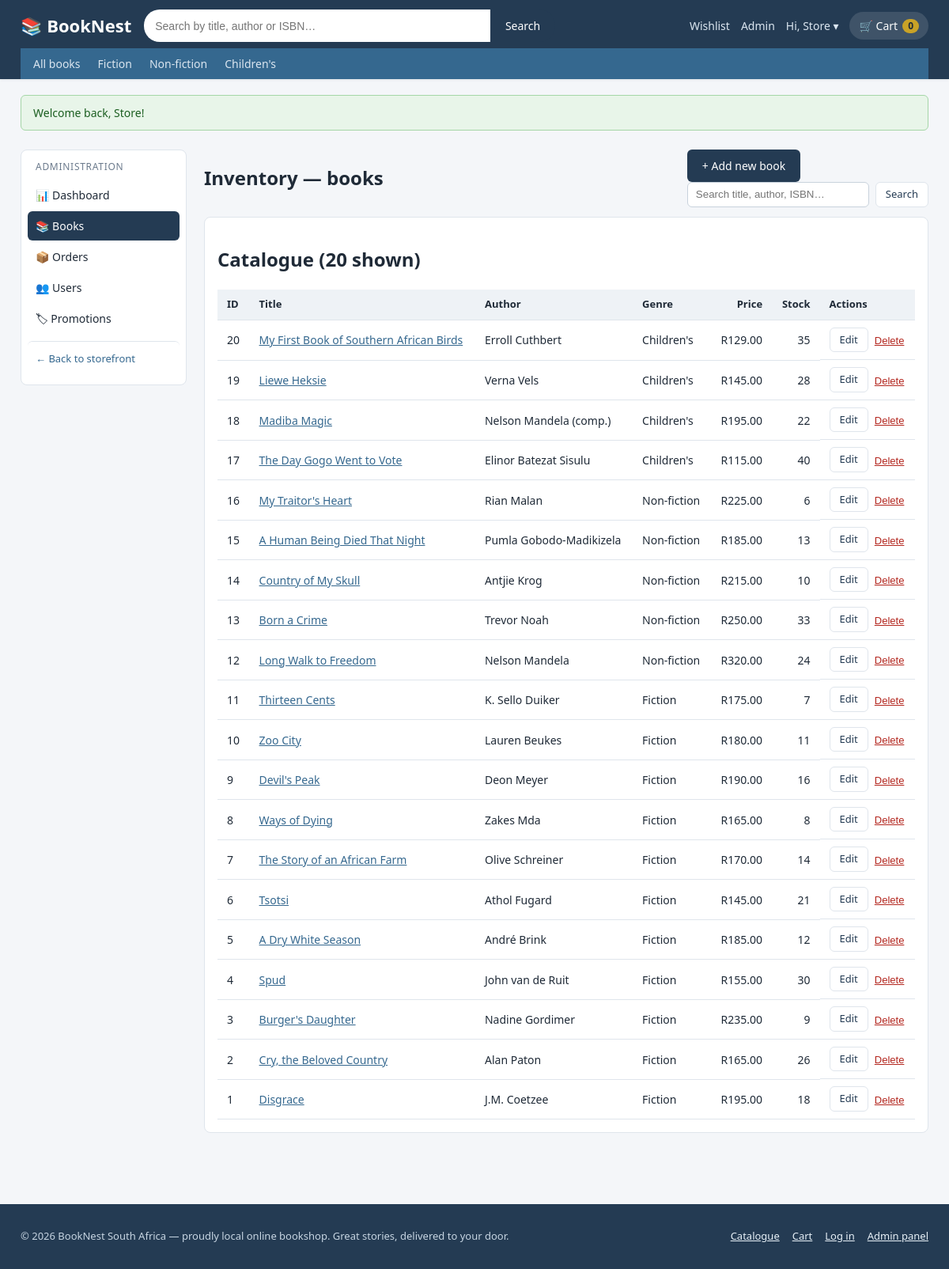
The app's page /admin/books.php (signed in) with its own data.
### tables this page shows
CREATE TABLE books (
    BookID    INT            NOT NULL AUTO_INCREMENT,
    Title     VARCHAR(200)   NOT NULL,
    Author    VARCHAR(120)   NOT NULL,
    Genre     VARCHAR(60)    NOT NULL,
    ISBN      VARCHAR(20)    NOT NULL,
    Price     DECIMAL(6,2)   NOT NULL,
    Stock     INT            NOT NULL DEFAULT 0,
    ImageURL  VARCHAR(255)   NULL,
    Synopsis  TEXT           NULL,
    PRIMARY KEY (BookID),
    UNIQUE KEY uq_books_isbn (ISBN),
    KEY idx_books_genre (Genre),
    KEY idx_books_title (Title)
);

### public/includes/db.php (called while the page is built, shortened)
<?php
final class DatabaseConnection
{
    private static ?DatabaseConnection $instance = null;
    private PDO $pdo;
    private function __construct()
    {
        $dsn = sprintf('mysql:host=%s;port=%d;dbname=%s;charset=utf8mb4',
            DB_HOST, DB_PORT, DB_NAME);
        $this->pdo = new PDO($dsn, DB_USER, DB_PASS, [
            PDO::ATTR_ERRMODE            => PDO::ERRMODE_EXCEPTION,
            PDO::ATTR_DEFAULT_FETCH_MODE => PDO::FETCH_ASSOC,
            PDO::ATTR_EMULATE_PREPARES   => false,
            PDO::ATTR_STRINGIFY_FETCHES  => false,
        ]);
    }
    public static function getInstance(): self
    {
        if (self::$instance === null) {
            self::$instance = new self();
        }
        return self::$instance;
    }
    public function pdo(): PDO
    {
        return $this->pdo;
    }
}

### public/includes/init.php (called while the page is built, shortened)
<?php
require_once __DIR__ . '/db.php';
require_once __DIR__ . '/functions.php';
function db(): PDO
{
    return DatabaseConnection::getInstance()->pdo();
}

### public/admin/books.php (the view, shortened to what this page needs)
<?php
require_once __DIR__ . '/../includes/init.php';
$errors = [];
$q       = get('q');
$editing = null;
$showForm = get('form') === '1' || $editing !== null
    || ($_SERVER['REQUEST_METHOD'] === 'POST' && $errors !== []);
$sql  = 'SELECT * FROM books';
$params = [];
$sql .= ' ORDER BY BookID DESC LIMIT 100';
$stmt = db()->prepare($sql);
$stmt->execute($params);
$books = $stmt->fetchAll();
include __DIR__ . '/../includes/admin_header.php';
?>
<div class="panel-head">
  <h1>Inventory &mdash; books</h1>
  <div>
    <?php if (!$showForm): ?>
      <a class="btn btn-dark" href="books.php?form=1">&#43; Add new book</a>
    <?php endif; ?>
    <form method="get" action="books.php" class="inline-search">
      <input type="search" name="q" id="bq" value="<?= e($q) ?>" placeholder="Search title, author, ISBN…">
      <button class="btn btn-light btn-sm" type="submit">Search</button>
    </form>
  </div>
</div>
<section class="panel">
  <h2>Catalogue (<?= count($books) ?> shown)</h2>
  <?php if (!$books): ?>
    <p class="muted">No books match. <a href="books.php">Clear search</a> or add one above.</p>
  <?php else: ?>
    <div class="table-scroll">
      <table class="data-table">
        <thead>
          <tr><th>ID</th><th>Title</th><th>Author</th><th>Genre</th><th class="num">Price</th><th class="num">Stock</th><th>Actions</th></tr>
        </thead>
        <tbody>
          <?php foreach ($books as $b): ?>
            <tr>
              <td><?= (int) $b['BookID'] ?></td>
              <td><a href="../book.php?id=<?= (int) $b['BookID'] ?>" target="_blank"><?= e($b['Title']) ?></a></td>
              <td><?= e($b['Author']) ?></td>
              <td><?= e($b['Genre']) ?></td>
              <td class="num"><?= money((float) $b['Price']) ?></td>
              <td class="num <?= (int) $b['Stock'] < 5 ? 'stock-low' : '' ?>"><?= (int) $b['Stock'] ?></td>
              <td class="row-actions">
                <a class="btn btn-light btn-sm" href="books.php?edit=<?= (int) $b['BookID'] ?>">Edit</a>
                <form method="post" action="books.php"
                      onsubmit="return confirm('Delete &ldquo;<?= e($b['Title']) ?>&rdquo;?');">
                  <button type="submit" class="btn-link-danger">Delete</button>
                </form>
              </td>
            </tr>
          <?php endforeach; ?>
        </tbody>
      </table>
    </div>
  <?php endif; ?>
</section>
<?php include __DIR__ . '/../includes/admin_footer.php'; ?>

### public/css/style.css (style rules this page uses)
:root { --ink: #1f2a37; --muted: #6b7a8c; --brand: #243b53; --brand-2: #35688f; --accent: #c9a227; --paper: #ffffff; --bg: #f4f6f9; --line: #dfe5ec; --good: #2e7d32; --bad: #b3261e; --radius: 8px; --shadow: 0 1px 3px rgba(20, 40, 60, .10); --shadow-lg: 0 6px 20px rgba(20, 40, 60, .12); }
* { box-sizing: border-box; }
html { scroll-behavior: smooth; }
body { margin: 0; font-family: 'Segoe UI', system-ui, Arial, sans-serif; font-size: 16px; line-height: 1.5; color: var(--ink); background: var(--bg); display: flex; flex-direction: column; min-height: 100vh; }
a { color: var(--brand-2); }
.btn { display: inline-block; border: 1px solid transparent; cursor: pointer; text-align: center; text-decoration: none; font: inherit; font-size: 14px; padding: 9px 18px; border-radius: 6px; transition: filter .15s; }
.btn-dark { background: var(--brand); color: #fff; }
.btn-light { background: #fff; color: var(--brand); border-color: var(--line); }
.btn-sm { padding: 5px 12px; font-size: 13px; }
.btn-link-danger { background: none; border: none; padding: 0; color: var(--bad); cursor: pointer; font-size: 13px; text-decoration: underline; }
.data-table { width: 100%; border-collapse: collapse; background: #fff; font-size: 14px; }
.data-table th, .data-table td { padding: 9px 12px; border-bottom: 1px solid var(--line); text-align: left; vertical-align: middle; }
.data-table th { background: #eef2f6; font-weight: 600; font-size: 13px; }
.data-table .num { text-align: right; }
.table-scroll { overflow-x: auto; }
.panel { background: #fff; border: 1px solid var(--line); border-radius: var(--radius); padding: 16px; margin: 0 0 16px; }
.admin-content h1 { margin: 0 0 10px; font-size: 24px; }
.panel-head { display: flex; justify-content: space-between; gap: 14px; align-items: center; flex-wrap: wrap; margin-bottom: 12px; }
.panel-head h1 { margin: 0; }
.inline-search { display: flex; gap: 8px; }
.inline-search input { padding: 7px 10px; border: 1px solid #c8d2dc; border-radius: 6px; width: 230px; }
.row-actions { display: flex; gap: 8px; align-items: center; }
.row-actions .btn { text-decoration: none; }

### records on screen
books: BookID "20", Title "My First Book of Southern African Birds", Author "Erroll Cuthbert", Genre "Children's", Price "R129.00", Stock "35"
books: BookID "19", Title "Liewe Heksie", Author "Verna Vels", Genre "Children's", Price "R145.00", Stock "28"
books: BookID "18", Title "Madiba Magic", Author "Nelson Mandela (comp.)", Genre "Children's", Price "R195.00", Stock "22"
books: BookID "17", Title "The Day Gogo Went to Vote", Author "Elinor Batezat Sisulu", Genre "Children's", Price "R115.00", Stock "40"
books: BookID "16", Title "My Traitor's Heart", Author "Rian Malan", Genre "Non-fiction", Price "R225.00", Stock "6"
books: BookID "15", Title "A Human Being Died That Night", Author "Pumla Gobodo-Madikizela", Genre "Non-fiction", Price "R185.00", Stock "13"
books: BookID "14", Title "Country of My Skull", Author "Antjie Krog", Genre "Non-fiction", Price "R215.00", Stock "10"
books: BookID "13", Title "Born a Crime", Author "Trevor Noah", Genre "Non-fiction", Price "R250.00", Stock "33"
books: BookID "12", Title "Long Walk to Freedom", Author "Nelson Mandela", Genre "Non-fiction", Price "R320.00", Stock "24"
books: BookID "11", Title "Thirteen Cents", Author "K. Sello Duiker", Genre "Fiction", Price "R175.00", Stock "7"
books: BookID "10", Title "Zoo City", Author "Lauren Beukes", Genre "Fiction", Price "R180.00", Stock "11"
books: BookID "9", Title "Devil's Peak", Author "Deon Meyer", Genre "Fiction", Price "R190.00", Stock "16"
books: BookID "8", Title "Ways of Dying", Author "Zakes Mda", Genre "Fiction", Price "R165.00", Stock "8"
books: BookID "7", Title "The Story of an African Farm", Author "Olive Schreiner", Genre "Fiction", Price "R170.00", Stock "14"
books: BookID "6", Title "Tsotsi", Author "Athol Fugard", Genre "Fiction", Price "R145.00", Stock "21"
books: BookID "5", Title "A Dry White Season", Author "André Brink", Genre "Fiction", Price "R185.00", Stock "12"
books: BookID "4", Title "Spud", Author "John van de Ruit", Genre "Fiction", Price "R155.00", Stock "30"
books: BookID "3", Title "Burger's Daughter", Author "Nadine Gordimer", Genre "Fiction", Price "R235.00", Stock "9"
books: BookID "2", Title "Cry, the Beloved Country", Author "Alan Paton", Genre "Fiction", Price "R165.00", Stock "26"
books: BookID "1", Title "Disgrace", Author "J.M. Coetzee", Genre "Fiction", Price "R195.00", Stock "18"

### other values on screen
explode(' ', $user['Name'])[0] "Store"
$cartN "0"
$g "Fiction"
$g "Non-fiction"
$g "Children's"
$f['msg'] "Welcome back, Store!"
count($books) "20"
APP_NAME "BookNest"
